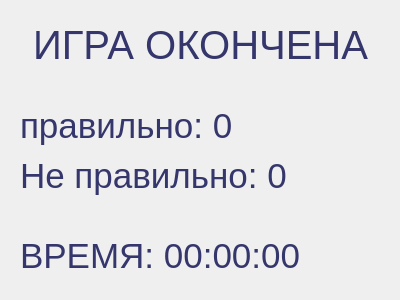
<?xml version="1.0" encoding="UTF-8"?>
<ui version="4.0">
 <class>Dialog</class>
 <widget class="QDialog" name="Dialog">
  <property name="geometry">
   <rect>
    <x>0</x>
    <y>0</y>
    <width>400</width>
    <height>300</height>
   </rect>
  </property>
  <property name="windowTitle">
   <string>Конец игры</string>
  </property>
  <property name="windowIcon">
   <iconset>
    <normaloff>../pen.ico</normaloff>../pen.ico</iconset>
  </property>
  <property name="styleSheet">
   <string notr="true">QDialog {
background: url(pictures/background5.png);
}</string>
  </property>
  <widget class="QGroupBox" name="groupBox">
   <property name="geometry">
    <rect>
     <x>10</x>
     <y>90</y>
     <width>381</width>
     <height>201</height>
    </rect>
   </property>
   <property name="styleSheet">
    <string notr="true">QGroupBox {
border: none;
background: transparent;
}
QLabel {
font: 10pt &quot;Rockin' Record&quot;;
 font-size: 35px;
 color: #35366c;
 text-decoration: none;
 text-transform: uppercase;
 width: 250px;
 height: 60px;
 display: block;
 text-align: center;
 line-height: 60px;
 position: relative;
 transition: .5s;
 overflow: hidden;
background: transparent;
}</string>
   </property>
   <property name="title">
    <string/>
   </property>
   <property name="alignment">
    <set>Qt::AlignCenter</set>
   </property>
   <widget class="QLabel" name="label_2">
    <property name="geometry">
     <rect>
      <x>10</x>
      <y>10</y>
      <width>361</width>
      <height>51</height>
     </rect>
    </property>
    <property name="text">
     <string>правильно: 0</string>
    </property>
    <property name="alignment">
     <set>Qt::AlignLeading|Qt::AlignLeft|Qt::AlignVCenter</set>
    </property>
   </widget>
   <widget class="QLabel" name="label_3">
    <property name="geometry">
     <rect>
      <x>10</x>
      <y>60</y>
      <width>361</width>
      <height>51</height>
     </rect>
    </property>
    <property name="text">
     <string>Не правильно: 0</string>
    </property>
    <property name="alignment">
     <set>Qt::AlignLeading|Qt::AlignLeft|Qt::AlignVCenter</set>
    </property>
   </widget>
   <widget class="QLabel" name="label_4">
    <property name="geometry">
     <rect>
      <x>10</x>
      <y>140</y>
      <width>361</width>
      <height>51</height>
     </rect>
    </property>
    <property name="text">
     <string>ВРЕМЯ: 00:00:00</string>
    </property>
    <property name="alignment">
     <set>Qt::AlignLeading|Qt::AlignLeft|Qt::AlignVCenter</set>
    </property>
   </widget>
  </widget>
  <widget class="QGroupBox" name="groupBox_2">
   <property name="geometry">
    <rect>
     <x>10</x>
     <y>10</y>
     <width>381</width>
     <height>71</height>
    </rect>
   </property>
   <property name="styleSheet">
    <string notr="true">QGroupBox {
background: transparent;
border: none;
}
QLabel {
font: 10pt &quot;Rockin' Record&quot;;
 font-size: 40px;
 color: #35366c;
 text-decoration: none;
 text-transform: uppercase;
 width: 250px;
 height: 60px;
 display: block;
 text-align: center;
 line-height: 60px;
 position: relative;
 transition: .5s;
 overflow: hidden;
background: transparent;
}</string>
   </property>
   <property name="title">
    <string/>
   </property>
   <property name="alignment">
    <set>Qt::AlignCenter</set>
   </property>
   <widget class="QLabel" name="label">
    <property name="geometry">
     <rect>
      <x>10</x>
      <y>9</y>
      <width>361</width>
      <height>51</height>
     </rect>
    </property>
    <property name="text">
     <string>ИГРА ОКОНЧЕНА</string>
    </property>
    <property name="alignment">
     <set>Qt::AlignCenter</set>
    </property>
   </widget>
  </widget>
 </widget>
 <resources/>
 <connections/>
</ui>
